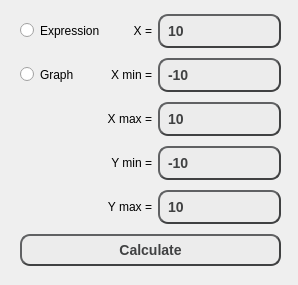
<?xml version="1.0" encoding="UTF-8"?>
<ui version="4.0">
 <class>XProcessDialog</class>
 <widget class="QDialog" name="XProcessDialog">
  <property name="geometry">
   <rect>
    <x>0</x>
    <y>0</y>
    <width>298</width>
    <height>285</height>
   </rect>
  </property>
  <property name="windowTitle">
   <string>Dialog</string>
  </property>
  <widget class="QWidget" name="gridLayoutWidget">
   <property name="geometry">
    <rect>
     <x>20</x>
     <y>10</y>
     <width>261</width>
     <height>265</height>
    </rect>
   </property>
   <layout class="QGridLayout" name="gridLayout">
    <item row="1" column="0">
     <widget class="QRadioButton" name="radio_graph">
      <property name="styleSheet">
       <string notr="true">QRadioButton::indicator {
	color: rgb(64, 65, 66);
	font: bold 14px;
 }
</string>
      </property>
      <property name="text">
       <string>Graph</string>
      </property>
     </widget>
    </item>
    <item row="3" column="1">
     <widget class="QLabel" name="label_4">
      <property name="text">
       <string>Y min =</string>
      </property>
      <property name="alignment">
       <set>Qt::AlignRight|Qt::AlignTrailing|Qt::AlignVCenter</set>
      </property>
     </widget>
    </item>
    <item row="3" column="2">
     <widget class="QLineEdit" name="line_y_min">
      <property name="styleSheet">
       <string notr="true">QLineEdit {
	background-color: rgb(236, 236, 236);
    border-style: outset;
    border-width: 2px;
    border-radius: 10px;
    border-color: rgb(64, 65, 66);
    color: rgb(64, 65, 66);
    font: bold 14px;
    padding: 6px;
}</string>
      </property>
      <property name="text">
       <string>-10</string>
      </property>
     </widget>
    </item>
    <item row="2" column="1">
     <widget class="QLabel" name="label_3">
      <property name="text">
       <string>X max =</string>
      </property>
      <property name="alignment">
       <set>Qt::AlignRight|Qt::AlignTrailing|Qt::AlignVCenter</set>
      </property>
     </widget>
    </item>
    <item row="0" column="2">
     <widget class="QLineEdit" name="line_x_expression">
      <property name="styleSheet">
       <string notr="true">QLineEdit {
	background-color: rgb(236, 236, 236);
    border-style: outset;
    border-width: 2px;
    border-radius: 10px;
    border-color: rgb(64, 65, 66);
    color: rgb(64, 65, 66);
    font: bold 14px;
    padding: 6px;
}</string>
      </property>
      <property name="text">
       <string>10</string>
      </property>
     </widget>
    </item>
    <item row="2" column="2">
     <widget class="QLineEdit" name="line_x_max">
      <property name="styleSheet">
       <string notr="true">QLineEdit {
	background-color: rgb(236, 236, 236);
    border-style: outset;
    border-width: 2px;
    border-radius: 10px;
    border-color: rgb(64, 65, 66);
    color: rgb(64, 65, 66);
    font: bold 14px;
    padding: 6px;
}</string>
      </property>
      <property name="text">
       <string>10</string>
      </property>
     </widget>
    </item>
    <item row="4" column="2">
     <widget class="QLineEdit" name="line_y_max">
      <property name="styleSheet">
       <string notr="true">QLineEdit {
	background-color: rgb(236, 236, 236);
    border-style: outset;
    border-width: 2px;
    border-radius: 10px;
    border-color: rgb(64, 65, 66);
    color: rgb(64, 65, 66);
    font: bold 14px;
    padding: 6px;
}</string>
      </property>
      <property name="text">
       <string>10</string>
      </property>
     </widget>
    </item>
    <item row="4" column="1">
     <widget class="QLabel" name="label_5">
      <property name="text">
       <string>Y max =</string>
      </property>
      <property name="alignment">
       <set>Qt::AlignRight|Qt::AlignTrailing|Qt::AlignVCenter</set>
      </property>
     </widget>
    </item>
    <item row="1" column="2">
     <widget class="QLineEdit" name="line_x_min">
      <property name="styleSheet">
       <string notr="true">QLineEdit {
	background-color: rgb(236, 236, 236);
    border-style: outset;
    border-width: 2px;
    border-radius: 10px;
    border-color: rgb(64, 65, 66);
    color: rgb(64, 65, 66);
    font: bold 14px;
    padding: 6px;
}</string>
      </property>
      <property name="text">
       <string>-10</string>
      </property>
     </widget>
    </item>
    <item row="0" column="0">
     <widget class="QRadioButton" name="radio_expression">
      <property name="styleSheet">
       <string notr="true">QRadioButton::indicator {
	color: rgb(64, 65, 66);
	font: bold 14px;
 }
</string>
      </property>
      <property name="text">
       <string>Expression</string>
      </property>
     </widget>
    </item>
    <item row="0" column="1">
     <widget class="QLabel" name="label">
      <property name="text">
       <string>X =</string>
      </property>
      <property name="alignment">
       <set>Qt::AlignRight|Qt::AlignTrailing|Qt::AlignVCenter</set>
      </property>
     </widget>
    </item>
    <item row="1" column="1">
     <widget class="QLabel" name="label_2">
      <property name="text">
       <string>X min =</string>
      </property>
      <property name="alignment">
       <set>Qt::AlignRight|Qt::AlignTrailing|Qt::AlignVCenter</set>
      </property>
     </widget>
    </item>
    <item row="5" column="0" colspan="3">
     <widget class="QPushButton" name="calculate">
      <property name="styleSheet">
       <string notr="true">QPushButton {
    background-color: rgb(236, 236, 236);
    border-style: outset;
    border-width: 2px;
    border-radius: 10px;
    border-color: rgb(64, 65, 66);
    color: rgb(64, 65, 66);
    font: bold 14px;
    padding: 6px;
}

QPushButton:pressed{
    background-color: rgb(140, 140, 140);
}</string>
      </property>
      <property name="text">
       <string>Calculate</string>
      </property>
     </widget>
    </item>
   </layout>
  </widget>
 </widget>
 <resources/>
 <connections/>
</ui>
